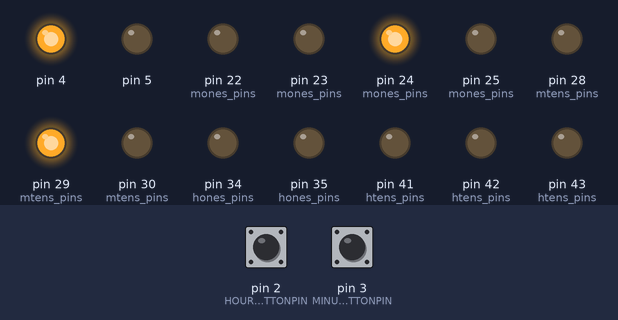
Bench run of a sketch on a simulated Arduino Mega 2560, built with avr-gcc and run on an emulated ATmega2560. Parts: output pins drawn as LEDs (lit = HIGH). Inputs (shaded band) come from the test bench; at power-on: pin 2 (HOURBUTTONPIN) LOW, pin 3 (MINUTEBUTTONPIN) LOW. The local clock reads 2024-03-15 10:24:30 at power-on unless the sketch sets it.

Above: at 1.2 s.
1.3 s: pin 2 (HOURBUTTONPIN) pulled HIGH for 1 s
At 3.4 s:
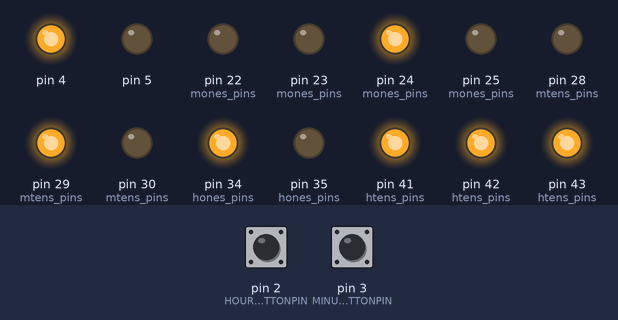
4.0 s: pin 3 (MINUTEBUTTONPIN) pulled HIGH for 3.2 s
At 8.4 s:
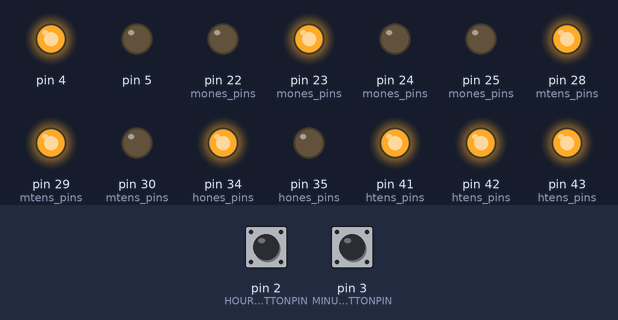
8.7 s: pin 2 (HOURBUTTONPIN) pulled HIGH for 0.15 s
At 9.4 s:
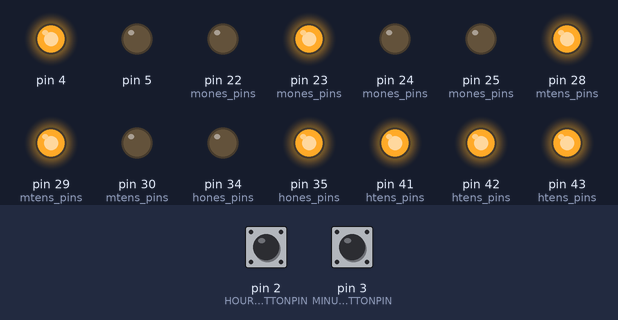
10.6 s: pin 3 (MINUTEBUTTONPIN) pulled HIGH for 0.15 s
At 12.1 s:
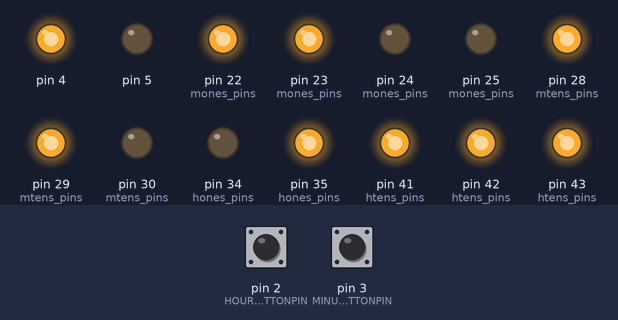
12.5 s: pin 3 (MINUTEBUTTONPIN) pulled HIGH for 1 s
At 14.3 s:
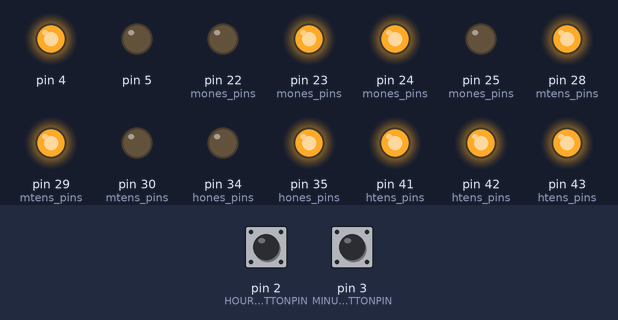
15.2 s: pin 2 (HOURBUTTONPIN) pulled HIGH for 0.15 s
At 16.8 s:
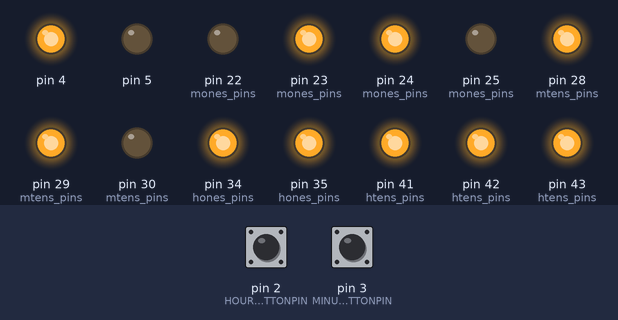
Timing chart, 0 to 31.5 s (numbered marks = the images above; inputs shaded):
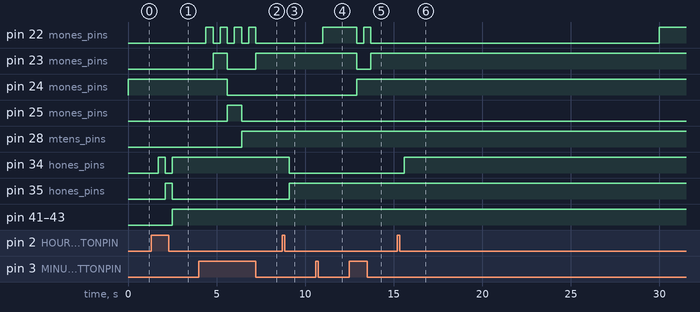

The sketch:

clock_test.ino
```cpp
/* Arduino-driven nixie clock
 *
 * Clock has two buttons, to set hours and minutes respectively.
 * A DS1307 real-time clock is also included in this implementation, allowing for the clock to keep more accurate time and retain it.
 * If the RTC battery dies, the clock *should* output "0:00"
 *
 * The clock can also output data via serial
 *
 * Chris Green - 12/24/2015
 */


#include <nixie10.h> // my nixie driver library
#include <Wire.h> // I2C library
#include "RTClib.h" // adafruit library to drive DS1307 RTC connected via I2C

#define HOURBUTTONPIN 2
#define MINUTEBUTTONPIN 3
#define CLOCKSETDELAY 400  //I like this amount of delay for setting my clock, but change it as you like
#define OFF 11 //setting a tube to a value higher than 9 turns it off

int hour_tens, hour_ones, min_tens, min_ones, hours, minutes; //some global variables to hold current time

nixie10 one_min, ten_min, one_hour, ten_hour; //tube objects
RTC_DS1307 rtc; //real-time-clock object

char daysOfTheWeek[7][12] = {"Sunday", "Monday", "Tuesday", "Wednesday", "Thursday", "Friday", "Saturday"}; //for serial output

void setup() {
 //initialize digital pins to power the RTC
 pinMode(4, OUTPUT);
 pinMode(5, OUTPUT);
 digitalWrite(4, HIGH); //Vcc
 digitalWrite(5, LOW); //GND

 //clock safety (borrowed from Adafruit example code)
 #ifndef ESP8266
  while (!Serial); // for Leonardo/Micro/Zero
 #endif

 Serial.begin(57600);
 if (! rtc.begin()) {
    Serial.println("Couldn't find RTC");
    while (1);
  }
 //set clock if RTC is not set
 if (! rtc.isrunning()) {
    Serial.println("RTC is NOT running!");
    // following line sets the RTC to the date & time this sketch was compiled
    rtc.adjust(DateTime(F(__DATE__), F(__TIME__)));
    // This line sets the RTC with an explicit date & time, for example to set
    // January 21, 2014 at 3am you would call:
    // rtc.adjust(DateTime(2014, 1, 21, 3, 0, 0));
  }

 int mones_pins[4]={22, 23, 24, 25};
 int mtens_pins[4]={28, 29, 30, 31};
 int hones_pins[4]={34, 35, 36, 37};
 int htens_pins[4]={40, 41, 42, 43};
 //initialize tubes in the OFF state to make the clock look better
 one_min.initialize_sn74141(mones_pins, OFF);
 ten_min.initialize_sn74141(mtens_pins, OFF);
 one_hour.initialize_sn74141(hones_pins, OFF);
 ten_hour.initialize_sn74141(htens_pins, OFF);
}

void loop() {
  DateTime now = rtc.now();
  hours = (now.hour() ? now.hour() : 12); //account for the fact that in 24hr time, this is zero for 12AM
  minutes = now.minute();

  if(digitalRead(HOURBUTTONPIN)){
    if(hours < 23)
      hours++;
    else
      hours = 1;
    rtc.adjust(DateTime(now.year(), now.month(), now.day(), hours, minutes, now.second()));
    delay(CLOCKSETDELAY);
  }

  if(digitalRead(MINUTEBUTTONPIN)){
    if(minutes < 59)
      minutes++;
    else
      minutes = 0;
    rtc.adjust(DateTime(now.year(), now.month(), now.day(), hours, minutes, now.second()));
    delay(CLOCKSETDELAY);
  }

  //break up current time into individual digits and convert to 12hr format
  min_ones = minutes%10;
  min_tens = (minutes - min_ones)/10;
  hour_ones = (hours>12) ? (hours-12)%10 : hours%10; //convert to 12hr format
  hour_tens = (hours>12) ? (hours - hour_ones - 12)/10 : (hours - hour_ones)/10; //convert to 12hr format

  one_min.set_sn74141(min_ones);
  ten_min.set_sn74141(min_tens);
  one_hour.set_sn74141(hour_ones);
  hour_tens ? ten_hour.set_sn74141(hour_tens) : ten_hour.set_sn74141(OFF); //turn the tube off instead of displaying a zero

}
```

Measured:
- after the input at 1.3 s, pin 34 (hones_pins): LOW → HIGH after 0.40 s, → LOW 0.40 s later, → HIGH 0.40 s later; pin 35 (hones_pins): LOW → HIGH after 0.80 s, → LOW 0.40 s later; pin 41 (htens_pins), pin 42 (htens_pins), pin 43 (htens_pins): LOW → HIGH after 1.2 s
- after the input at 4.0 s, pin 22 (mones_pins): alternates HIGH for 0.40 s and LOW for 0.40 s, 8 changes in all, then stays LOW, starting after 0.40 s; pin 23 (mones_pins): LOW → HIGH after 0.80 s, → LOW 0.80 s later, → HIGH 1.6 s later
- after the input at 8.7 s, pin 34 (hones_pins): HIGH → LOW after 0.40 s; pin 35 (hones_pins): LOW → HIGH after 0.40 s
- after the input at 10.6 s, pin 22 (mones_pins): LOW → HIGH after 0.40 s
- after the input at 12.5 s, pin 22 (mones_pins): HIGH → LOW after 0.40 s, → HIGH 0.40 s later, → LOW 0.40 s later; pin 23 (mones_pins): HIGH → LOW after 0.40 s, → HIGH 0.80 s later; pin 24 (mones_pins): LOW → HIGH after 0.40 s
- after the input at 15.2 s, pin 34 (hones_pins): LOW → HIGH after 0.40 s
